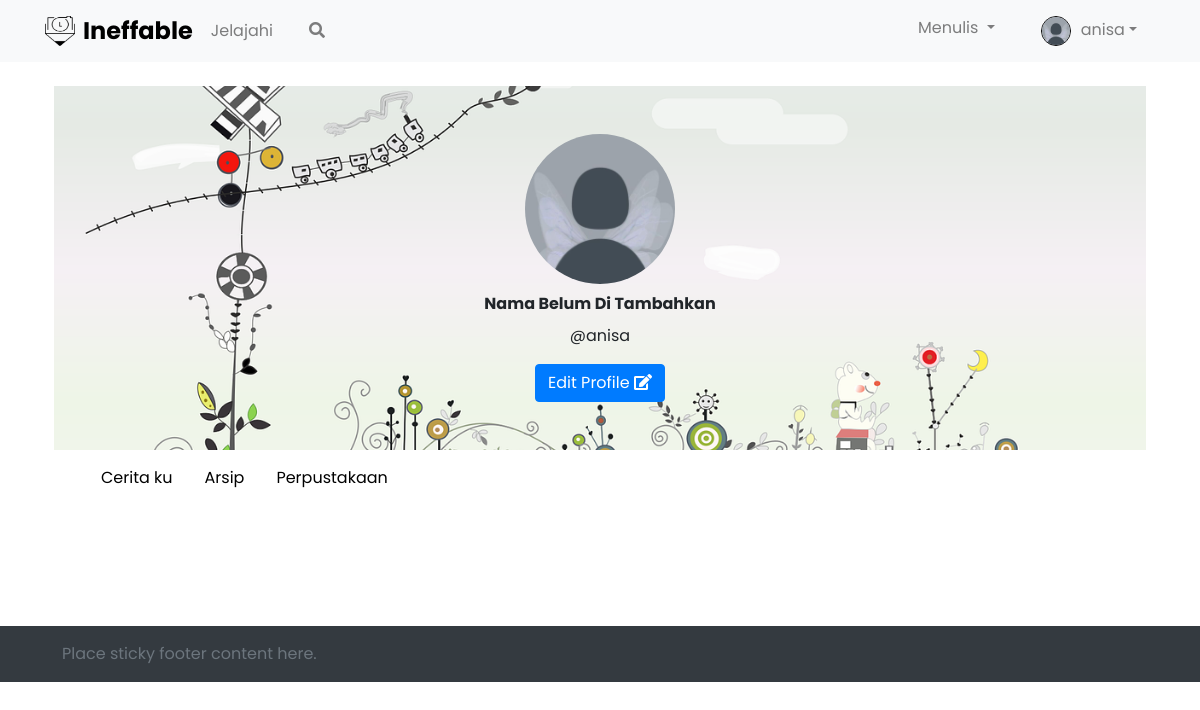
The app's page /beranda.php?beranda=profile&profile=cerita (signed in), older data.
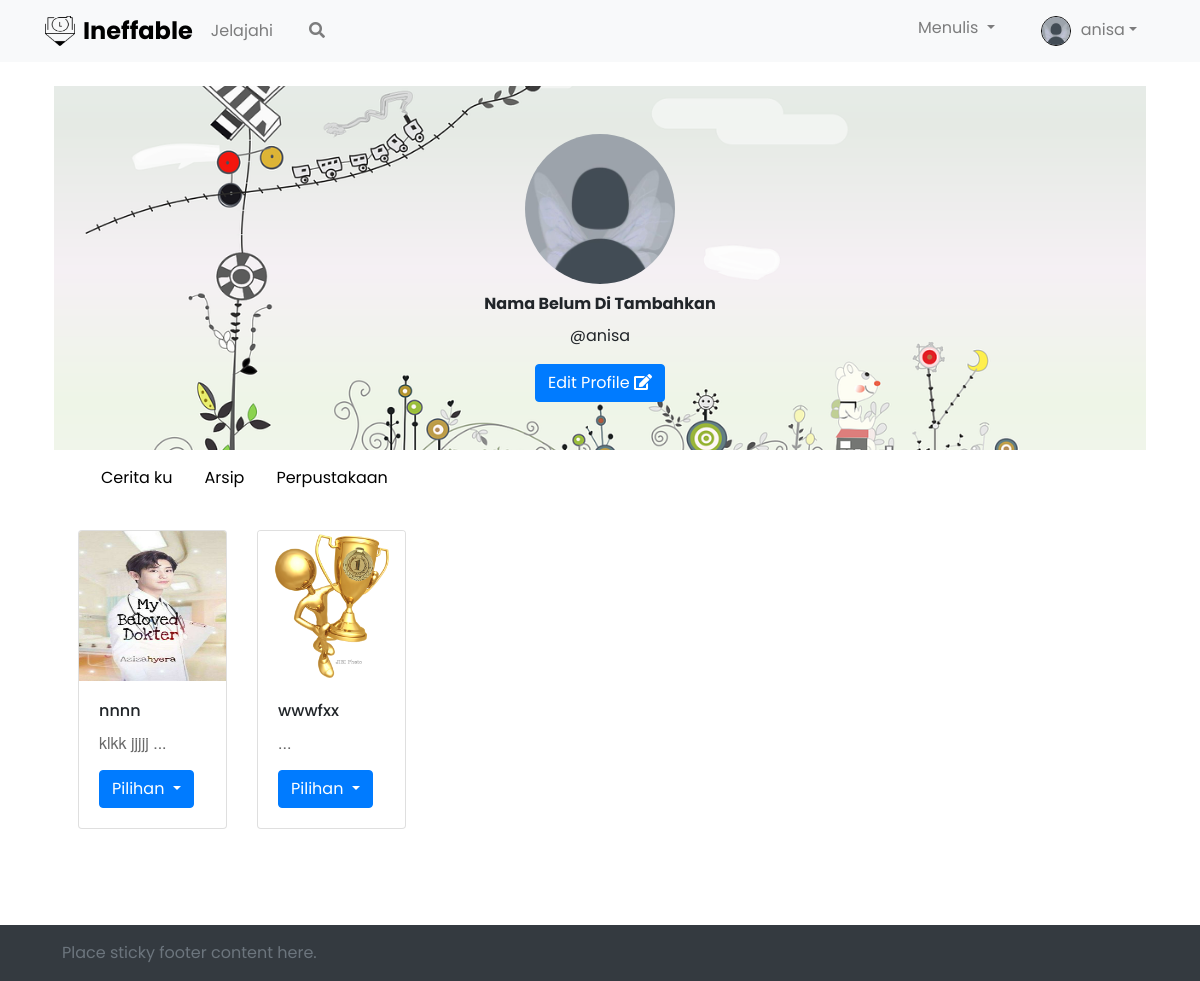
The same page, newer data.
### tables this page shows
CREATE TABLE `tb_user` (
  `id` int(11) NOT NULL,
  `nama` varchar(100) NOT NULL,
  `username` varchar(100) NOT NULL,
  `email` varchar(100) NOT NULL,
  `password` varchar(100) NOT NULL,
  `photo` text NOT NULL,
  `role` enum('admin','user') NOT NULL
);

CREATE TABLE `tb_post` (
  `id` int(11) NOT NULL,
  `judul` varchar(200) NOT NULL,
  `kategori_id` int(11) NOT NULL,
  `photo` text NOT NULL,
  `isi` text NOT NULL,
  `view` int(11) NOT NULL,
  `status` enum('arsip','publis','disable') NOT NULL,
  `user_id` int(11) NOT NULL
);

### cerita.php (the view, shortened to what the changed rows need)
<?php
include "db/koneksi.php";
  $data = $conn->query("SELECT * FROM tb_post WHERE status = 'publis' AND user_id='$_SESSION[id]'");
  while($d = mysqli_fetch_array($data)){
?>
<div class="col-md-2">
	<div class="card" >
	  <img src="images/<?php echo $d['photo'] ?>" class="card-img-top" alt="...">
	  <div class="card-body">
	    <h5 class="card-title" style="font-size: 16px"><?php echo $d['judul'] ?></h5>
	    <p class="card-text"><?php echo mb_strimwidth( $d['isi'],0, 50, "..."); ?></p>
	    <div class="btn-group" role="group">
		    <button id="btnGroupDrop1" type="button" class="btn btn-primary dropdown-toggle" href="#" id="navbarDropdown" role="button" data-bs-toggle="dropdown" aria-expanded="false">
		      Pilihan
		    </button>
	  </div>
	  </div>
	</div>
</div>
<?php
	}
?>

### beranda.php (shortened to what the changed rows need)
<?php
include "db/koneksi.php";
?>
<!DOCTYPE html>
<html>
<head>
    <link href="https://cdn.jsdelivr.net/npm/bootstrap@5.0.0-beta3/dist/css/bootstrap.min.css" rel="stylesheet">
    <link rel="stylesheet" href="https://stackpath.bootstrapcdn.com/bootstrap/4.1.3/css/bootstrap.min.css">
    <link rel="stylesheet" href="https://pro.fontawesome.com/releases/v5.10.0/css/all.css" />
    <link rel="stylesheet" type="text/css" href="style.css">
</head>
<body>
    <nav class="navbar navbar-expand-md navbar-light bg-light">
        <div class="container">
            <div class="navbar-collapse collapse" id="collapseNavbar">
                <ul class="navbar-nav ms-auto">
                    <li class="nav-item dropdown">
                        <?php
                        $select_user = $conn->query("SELECT * FROM tb_user WHERE id = '$_SESSION[id]' ");
                        while ($u = mysqli_fetch_array($select_user)) {
                        ?>
                            <?php if (empty($u['photo'])) : ?>
                                <a class="nav-link dropdown-toggle" href="#" id="navbarDropdown" role="button" data-bs-toggle="dropdown" aria-expanded="false">
                                    <img src="images/wa15.jpg" class="profile-image rounded-circle" style="object-fit: cover 50% 50% no-repeat; width:30px; height:30px; border: 1px solid #000; margin-left: 10px;"><span class="caret" style="margin-left: 10px;"><?php echo $u['username']; ?></span></a>
                            <?php endif ?>
                        <?php
                        }
                        ?>
                    </li>
                </ul>
            </div>
        </div>
    </nav>
    <div class="container p-md-4">
        <?php
        if (!empty($_GET['beranda'])) {
            if ($_GET['beranda'] == "profile") {
                include "profile.php";
            } elseif ($_GET['beranda'] == "create") {
                include "create.php";
            } elseif ($_GET['beranda'] == "arsip") {
                include "arsip.php";
            } elseif ($_GET['beranda'] == "edit") {
                include "edit_post.php";
            } elseif ($_GET['beranda'] == "delete") {
                include "delete_post.php";
            } elseif ($_GET['beranda'] == "detail") {
                include "detail.php";
            } elseif ($_GET['beranda'] == "add_perpus") {
                include "tambah_perpustakaan.php";
            } elseif ($_GET['beranda'] == "kategori") {
                include "kategori.php";
            } elseif ($_GET['beranda'] == "edit_profile") {
                include "edit_profile.php";
            } elseif ($_GET['beranda'] == "search_page") {
                include "search_page.php";
            } elseif ($_GET['beranda'] == "search") {
                include "search.php";
            } elseif ($_GET['beranda'] == "add-report") {
                include "add_report.php";
            } elseif ($_GET['beranda'] == "delete-komentar") {
                include "delete_komentar.php";
            } else {
                include "perpustakaan.php";
            }
        } else {
            include('home.php');
        }
        ?>
    </div>
</body>
</html>

### profile.php (shortened to what the changed rows need)
<?php
  $show_user = $conn->query("SELECT * FROM tb_user WHERE id='$_SESSION[id]'");
  while ($show = mysqli_fetch_array($show_user)){
?>
      <div class="sampul">
        <div class="container">
          <?php if (empty($show['photo'])): ?>
          <div class=" pt-md-5 d-flex justify-content-center">
            <img src="images/wa15.jpg" class="profile-image profile-image-content rounded-circle" >
          </div>
          <?php else: ?>
            <div class=" pt-md-5 d-flex justify-content-center">
            <img src="images/<?php echo $show['photo'] ?>" class="profile-image profile-image-content rounded-circle" >
          </div>
          <?php endif ?>
          <?php if (empty($show['nama'])): ?>
          <div class="pt-md-2 d-flex justify-content-center">
            <b>Nama Belum Di Tambahkan</b>
          </div>
          <?php else: ?>
          <div class="pt-md-2 d-flex justify-content-center">
            <b><?php echo $show['nama'] ?></b>
          </div>
          <?php endif ?>
          <div class="pt-md-2 pb-md-3 d-flex justify-content-center">
            @<?php echo $show['username'] ?>
          </div>
          <div class="pb-md-5 d-flex justify-content-center">
            <a href="beranda.php?beranda=edit_profile&user_id=<?php echo $_SESSION['id']?>">
              <button type="button" class="btn btn-primary">Edit Profile    <i class="fas fa-edit"></i></button>
            </a>
          </div>
        </div>
      </div>
    <?php
      }
     ?>
    <nav class="navbar navbar-light">
      <div class="container">
      </div>
    </nav>
      <div class="container p-md-4">
        <div class="row">
          <?php
            if(!empty($_GET['beranda'])){
              if ($_GET['profile'] == "cerita") {
                include "cerita.php";
              } elseif ($_GET['profile'] == "arsip") {
                include "arsip.php";
              } else {
                include "perpustakaan.php";
              }
            } else {
              include('cerita.php');
            }
        ?>
        </div>
      </div>

Row changes from the older to the newer data that the page shows:
added tb_post: photo (picture), judul "nnnn", isi "klkk jjjjj ..."
added tb_post: photo (picture), judul "wwwfxx", isi "..."
